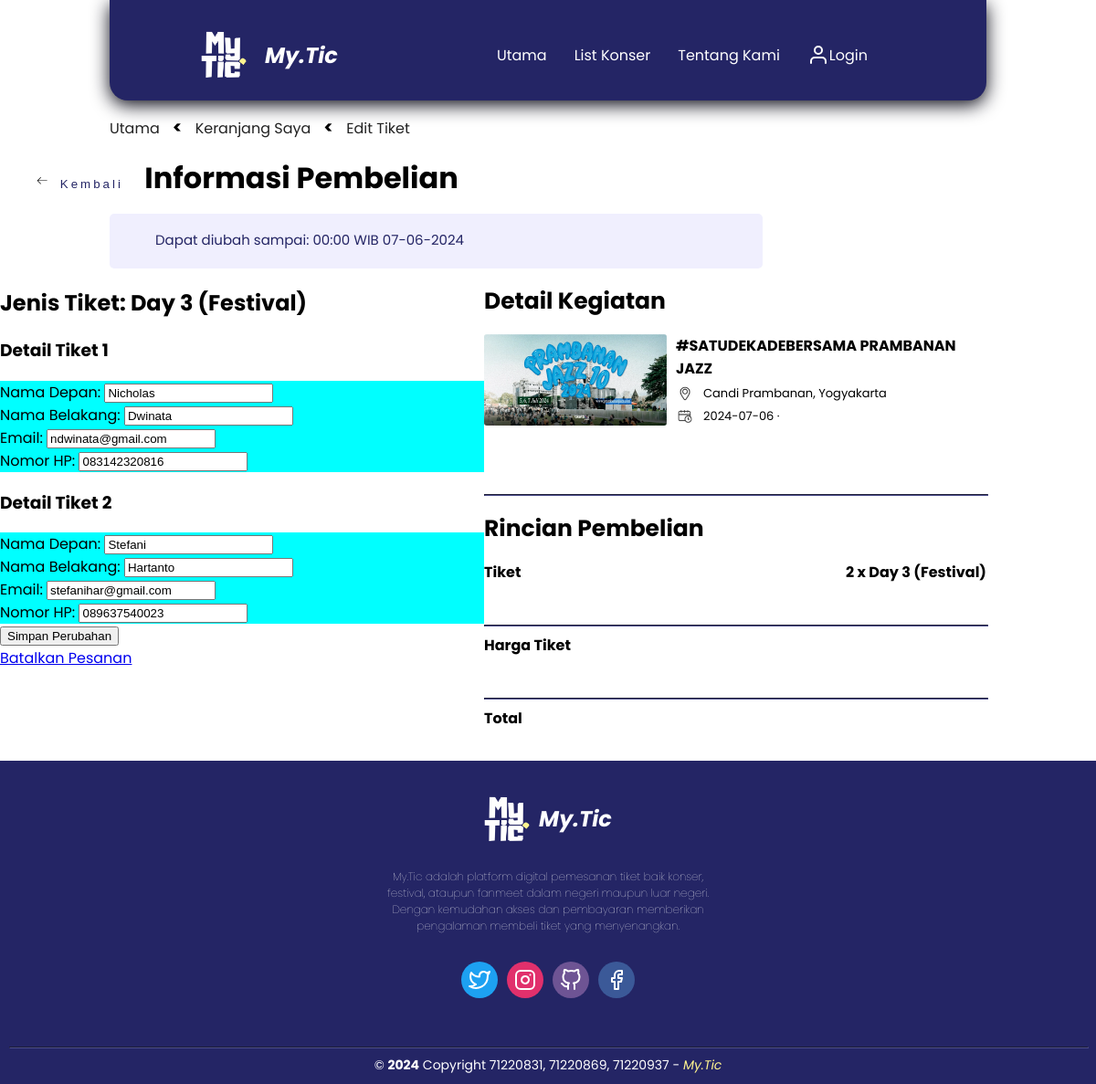
Page /edit_pesanan.php?id=1 on the committed database.
### tables this page shows
CREATE TABLE `pesanan` (
  `id_pesanan` int(11) NOT NULL,
  `total_harga` decimal(9,2) NOT NULL,
  `pembayaran` enum('BCA','BNI','Mandiri','OVO','GoPay','ShopeePay') NOT NULL,
  `tanggal_pesan` date NOT NULL,
  `id_user` int(11) NOT NULL
);

CREATE TABLE `konser` (
  `id_konser` int(11) NOT NULL,
  `judul_konser` varchar(255) NOT NULL,
  `kategori_konser` enum('Festival','Konser','Fan Meet','') NOT NULL,
  `Deskripsi_konser` varchar(1000) NOT NULL,
  `kota` varchar(50) NOT NULL,
  `tempat` varchar(50) NOT NULL,
  `tanggal_awal` date NOT NULL,
  `tanggal_akhir` date DEFAULT NULL,
  `jam_mulai` varchar(5) NOT NULL,
  `jam_akhir` varchar(5) NOT NULL,
  `batas_umur` int(11) NOT NULL,
  `gambar_tumb` varchar(255) NOT NULL,
  `gambar_header` varchar(255) NOT NULL,
  `gambar_layout` varchar(255) NOT NULL,
  `gambar_tnc` varchar(255) NOT NULL
);

CREATE TABLE `tiket` (
  `id_tiket` int(11) NOT NULL,
  `jenis_tiket` varchar(50) NOT NULL,
  `deskripsi_tiket` varchar(255) NOT NULL,
  `harga` decimal(9,2) NOT NULL,
  `stok` int(11) NOT NULL,
  `tanggal_tiket` date NOT NULL,
  `id_konser` int(11) NOT NULL
);

CREATE TABLE `pemesan_tiket` (
  `id_pemesanTiket` int(11) NOT NULL,
  `namaDepan_pemesan` varchar(50) NOT NULL,
  `namaBelakang_pemesan` varchar(50) NOT NULL,
  `nomor_pemesan` varchar(20) NOT NULL,
  `email_pemesan` varchar(50) NOT NULL,
  `id_pesanan` int(11) NOT NULL,
  `id_tiket` int(11) NOT NULL
);

### edit_pesanan.php (the view, shortened to what this page needs)
<?php
include "koneksi.php";
$id = intval($_GET['id']);
$sql = "SELECT *
        FROM pesanan
        INNER JOIN pemesan_tiket ON pesanan.id_pesanan = pemesan_tiket.id_pesanan
        INNER JOIN tiket ON pemesan_tiket.id_tiket = tiket.id_tiket
        INNER JOIN konser ON tiket.id_konser = konser.id_konser
        WHERE pesanan.id_pesanan = {$id}";
$result = mysqli_query($conn, $sql);
if ($result && mysqli_num_rows($result) > 0) {
    $row = mysqli_fetch_assoc($result);
    $judul_konser = $row["judul_konser"];
    $tempat = $row["tempat"].', '.$row["kota"];
    $tanggal_konser = $row["tanggal_tiket"];
    $gambar_konser = $row["gambar_header"];
    $tanggal_pesan = strtotime($row['tanggal_pesan']);
    $editable_until = $tanggal_pesan + (24 * 60 * 60);
} else {
    echo "Data yang akan diedit tidak ada.";
    if (!$result) {
        echo "Error: " . mysqli_error($conn);
    }
    exit;
}
?>
<!DOCTYPE html>
<html lang="en">
<head>
    <link rel="stylesheet" href="pembayaran.css" />
</head>
<body>
<header>
    <div class="navigation">
        <div id="judul">
            <img src="Logo/Logo Mytic (White).png" alt="" />
            <h1>My.Tic</h1>
        </div>
        <div id="kanan">
            <ul>
                <a href="main.php">Utama</a>
                <a href="listkonser.php">List Konser</a>
                <a href="#">Tentang Kami</a>
                <li id="user-menu">
                    <a href="login.php"><i data-feather="user"></i> Login</a>
                </li>
            </ul>
        </div>
    </div>
</header>
<main>
    <div class="breadcrumb">
        <a href="main.php">Utama</a>
        <h3><</h3>
        <a href="keranjang.php">Keranjang Saya</a>
        <h3><</h3>
        <a href="#">Edit Tiket</a>
    </div>
    <div class="gambar">
        <a href="keranjang.php"><button>
            <span>Kembali</span>
        </button></a>
        <h1>Informasi Pembelian</h1>
    </div>
    <div class="note">
        <h2><?php  echo "Dapat diubah sampai: " . date('H:i \W\I\B d-m-Y', $editable_until) . "</p>"; ?></h2>
    </div>
    <div class="eventdetail">
        <h1>Detail Kegiatan</h1>
        <div class="line1detail">
            <img src="<?php echo $gambar_konser; ?>" alt="Gambar konser">
            <h3 id="judulanu"><?php echo $judul_konser; ?></h3>
            <h3>
                <img src="Logo/detail_lokasi.png" alt="" /><?php echo $tempat; ?>
            </h3>
            <h3>
                <img src="Logo/detail_tanggal.png" alt="" /><?php echo $tanggal_konser; ?> ·
            </h3>
        </div>
        <br>
        <hr />
        <h1>Rincian Pembelian</h1>
        <div class="ordersum">
            <h3>Tiket</h3>
            <?php
            $sqlTickets = "SELECT jenis_tiket, COUNT(*) AS jumlah_tiket
                           FROM pemesan_tiket
                           INNER JOIN tiket ON pemesan_tiket.id_tiket = tiket.id_tiket
                           WHERE pemesan_tiket.id_pesanan = {$id}
                           GROUP BY jenis_tiket";
            $resultTickets = mysqli_query($conn, $sqlTickets);
            if ($resultTickets && mysqli_num_rows($resultTickets) > 0) {
                while ($ticketRow = mysqli_fetch_assoc($resultTickets)) {
                    echo '<strong><h3>' . $ticketRow['jumlah_tiket'] . ' x ' . $ticketRow['jenis_tiket'] . '</h3></strong>';
                }
            }
            ?>
            <hr />
            <h3>Harga Tiket</h3>
            <hr />
            <h3>Total</h3>
        </div>
    </div>
    <form action='edit.php' method='POST'>
        <?php
        $sqlTicketTypes = "SELECT DISTINCT tiket.jenis_tiket
                           FROM pemesan_tiket
                           INNER JOIN tiket ON pemesan_tiket.id_tiket = tiket.id_tiket
                           WHERE pemesan_tiket.id_pesanan = {$id}";
        $resultTicketTypes = mysqli_query($conn, $sqlTicketTypes);
        if ($resultTicketTypes && mysqli_num_rows($resultTicketTypes) > 0) {
            $counter = 0;
            while ($ticketTypeRow = mysqli_fetch_assoc($resultTicketTypes)) {
                $jenisTiket = $ticketTypeRow['jenis_tiket'];
                echo "<h2>Jenis Tiket: {$jenisTiket}</h2>";
                $sqlTickets = "SELECT *
                               FROM pemesan_tiket
                               INNER JOIN tiket ON pemesan_tiket.id_tiket = tiket.id_tiket
                               WHERE pemesan_tiket.id_pesanan = {$id}
                               AND tiket.jenis_tiket = '{$jenisTiket}'";
                $resultTickets = mysqli_query($conn, $sqlTickets);
                if ($resultTickets && mysqli_num_rows($resultTickets) > 0) {
                    while ($row = mysqli_fetch_assoc($resultTickets)) {
                        $oldND = $row["namaDepan_pemesan"];
                        $oldNB = $row["namaBelakang_pemesan"];
                        $oldE = $row["email_pemesan"];
                        $oldN = $row["nomor_pemesan"];
                        $id_pemesanTiket = $row["id_pemesanTiket"];
                        echo "
                        <div class='ticket-form'>
                            <h3>Detail Tiket " . ($counter + 1) . "</h3>
                            <div class='data-form'>
                                <input type='hidden' name='id_pemesanTiket[]' value='{$id_pemesanTiket}'>
                                <div>
                                    <label for='first_name_{$counter}'>Nama Depan:</label>
                                    <input type='text' id='first_name_{$counter}' name='first_name[]' value='{$oldND}' required>
                                </div>
                                <div>
                                    <label for='last_name_{$counter}'>Nama Belakang:</label>
                                    <input type='text' id='last_name_{$counter}' name='last_name[]' value='{$oldNB}' required>
                                </div>
                                <div>
                                    <label for='email_{$counter}'>Email:</label>
                                    <input type='email' id='email_{$counter}' name='email[]' value='{$oldE}' required>
                                </div>
                                <div>
                                    <label for='phone_{$counter}'>Nomor HP:</label>
                                    <input type='tel' id='phone_{$counter}' name='phone[]' value='{$oldN}' required>
                                </div>
                            </div>
                        </div>";
                        $counter++;
                    }
                }
            }
        }
        ?>
        <div class="order-button">
            <input type='submit' name='save' value='Simpan Perubahan'>
        </div>
        <div>
            <?php echo "<a class='btn btn-danger' href='batal.php?id=$id'>Batalkan Pesanan</a>" ?>
        </div>
    </form>
</main>
<footer>
      <div class="containft">
        <div class="abtus">
          <div id="jdul">
            <img
              src="Logo/Logo Mytic (White).png"
              alt=""
            />
            <h1>My.Tic</h1>
          </div>
          <p>
            My.Tic adalah platform digital pemesanan tiket baik konser,
            festival, ataupun fanmeet dalam negeri maupun luar negeri. Dengan
            kemudahan akses dan pembayaran memberikan pengalaman membeli tiket
            yang menyenangkan.
          </p>
          <div class="parent">
            <div class="child child-1">
              <button class="button btn-1">
                <a href="#" class="twitter"><i data-feather="twitter"></i></a>
              </button>
            </div>
            <div class="child child-2">
              <button class="button btn-2">
                <a href="#" class="instagram"><i data-feather="instagram"></i></a>
              </button>
            </div>
            <div class="child child-3">
              <button class="button btn-3">
              <a href="#" class="github"><i data-feather="github"></i></a>
              </button>
            </div>
            <div class="child child-4">
              <button class="button btn-4">
              <a href="#" class="facebook"><i data-feather="facebook"></i></a>
              </button>
            </div>
          </div>
          <div id="plgbwh">
          <hr />
          <div id="copyright">
            &copy; <b>2024</b> Copyright 71220831, 71220869, 71220937 -
            <a href="main.php">My.Tic</a>
          </div>
        </div>
      </div>
    </footer>
</body>
</html>

### pembayaran.css (style rules this page uses)
body { margin: 0; overflow-x: hidden; font-family: Poppins; }
header { height: fit-content; width: 100%; position: sticky; top: 0; left: 0; z-index: 1000; }
.navigation { width: 80%; height: 100px; margin: auto; padding-top: 10px; background-color: #242565; border-radius: 0px 0px 20px 20px; display: flex; align-items: center; justify-content: space-between; box-shadow: 0 5px 20px #0b0b17; }
#judul { display: flex; align-items: center; }
#judul img { width: 50px; margin-left: 100px; }
#judul h1 { font-style: italic; color: white; margin-left: 20px; font-weight: bold; font-size: 24px; }
.navigation #kanan ul { list-style: none; display: flex; margin: 0; padding: 0; align-items: center; margin-right: 100px; }
.navigation #kanan ul a { text-decoration: none; color: white; font-size: 16px; margin-right: 30px; display: flex; align-items: center; }
.breadcrumb a { text-decoration: none; color: #222; }
.gambar button { display: inline; width: 120px; height: 30px; align-items: center; justify-content: center; background-color: #eeeeee4b; border-radius: 3px; letter-spacing: 3px; transition: all 0.2s linear; cursor: pointer; border: none; background: white; color: #242565; margin-left: 2%; margin-top: 20px; margin-bottom: 20px; }
.gambar button > svg { margin-right: 5px; margin-left: 5px; font-size: 20px; transition: all 0.4s ease-in; }
.gambar h1 { font-size: 32px; display: inline; margin-left: 10px; }
.data-form { display: flex; background-color: aqua; flex-direction: column; }
.containft { width: 100%; height: 100%; background-color: #242565; margin-top: 100px; text-align: center; }
.abtus { margin-top: 20px; }
.abtus img { width: 50px; height: 50px; }
.abtus h1 { display: inline; font-size: 24px; font-style: italic; color: white; }
#jdul { display: flex; align-items: center; justify-content: center; width: 100%; padding-top: 30px; margin-bottom: 20px; }
#jdul img { margin-right: 10px; }
.abtus p { width: 30%; margin: 0 auto; color: white; font-size: 12px; font-weight: lighter; }
.parent { margin-top: 30px; width: 100%; height: 100%; display: flex; justify-content: center; align-items: center; }
.parent .button { border: none; background-color: transparent; font-size: 20px; width: 100%; height: 100%; display: flex; justify-content: center; align-items: center; border-radius: 50%; position: absolute; }
.parent .button a { color: white; display: flex; justify-content: center; align-items: center; width: 100%; height: 100%; }
.child { width: 40px; height: 40px; display: flex; justify-content: center; align-items: center; text-align: center; transform-style: preserve-3d; transition: all 0.5s ease-in-out; border-radius: 50%; margin: 0 5px; }
.child-1, btn-1 { background-color: #1da1f2; }
.child-2, btn-2 { background-color: #e1306c; }
.child-3, btn-3 { background-color: #6e5494; }
.child-4, btn-4 { background-color: #3b5998; }
footer button { border: none; background-color: transparent; font-size: 20px; width: 40px; height: 40px; border-radius: 50%; }
footer #copyright { margin: 0; color: white; font-size: 14px; font-style: normal; }
footer a { margin: 0; color: #fff48f; text-decoration: none; font-style: italic; }
hr { width: 100%; size: 20px; border-color: #4c4d8b; }
#plgbwh { margin-top: 35px; text-align: center; padding: 10px; bottom: 1; }

### rows in the picture
pesanan: tanggal_pesan "00:00 WIB 07-06-2024"
konser: gambar_header (picture), judul_konser "#SATUDEKADEBERSAMA PRAMBANAN JAZZ", tempat "Candi Prambanan, Yogyakarta"
tiket: tanggal_tiket "2024-07-06"
pemesan_tiket: namaDepan_pemesan "Nicholas", namaBelakang_pemesan "Dwinata", email_pemesan "ndwinata@gmail.com", nomor_pemesan "083142320816"
pemesan_tiket: namaDepan_pemesan "Stefani", namaBelakang_pemesan "Hartanto", email_pemesan "stefanihar@gmail.com", nomor_pemesan "089637540023"

### other values in the picture
$ticketRow['jumlah_tiket'] "2"
$ticketRow['jenis_tiket'] "Day 3 (Festival)"
$jenisTiket "Day 3 (Festival)"
